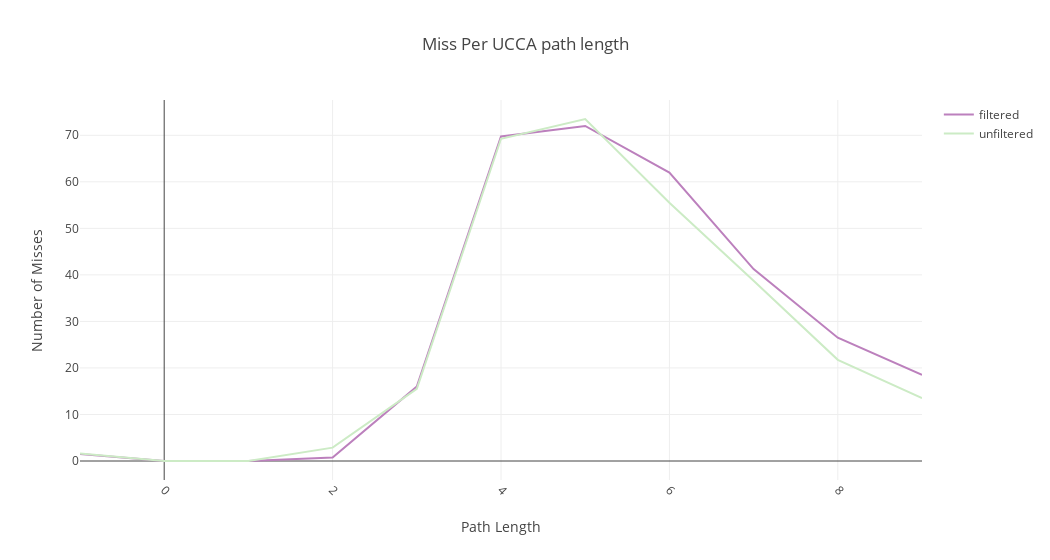

The code cell stored with this chart in its notebook:
### Code cell
scatter1 = go.Scatter(
    x=[length for length in range(-1,10)], 
    y=[avg_filtered_misses_by_ucca_length[length] if length in avg_filtered_misses_by_ucca_length else 0 for length in range(-1,10)],
    mode='lines',
    name='filtered',
    marker = dict(color='#BC80BD')
    
)

scatter2= go.Scatter(
    x=[length for length in range(-1,10)], 
    y=[avg_unfiltered_misses_by_ucca_length[length] if length in avg_filtered_misses_by_ucca_length else 0 for length in range(-1,10)],
    mode='lines',
    name='unfiltered',
    marker = dict(color='#CCEBC5')

)


layout = go.Layout(
    title='Miss Per UCCA path length',
    xaxis_title="Path Length",
    yaxis_title="Number of Misses",        
    barmode='overlay',
    width=1050,
    xaxis = go.layout.XAxis(
        tickangle = 45,
        automargin = True
    )
)

fig = go.Figure(data=[scatter1,scatter2], layout=layout)


fig.show()

### Figure 1 — Plotly figure (JSON) as saved in the notebook; plotly's stock layout.template omitted (floating-point values rounded to 4 significant figures)
{"data": [{"marker": {"color": "#BC80BD"}, "mode": "lines", "name": "filtered", "type": "scatter", "uid": "131b1d0d-ff60-4d57-8674-c71ed0592abe", "x": [-1, 0, 1, 2, 3, 4, 5, 6, 7, 8, 9], "y": [1.5, 0, 0, 0.75, 16, 69.75, 72, 62, 41.25, 26.5, 18.5]}, {"marker": {"color": "#CCEBC5"}, "mode": "lines", "name": "unfiltered", "type": "scatter", "uid": "d31bb842-7f5b-4371-bd8e-20009d512033", "x": [-1, 0, 1, 2, 3, 4, 5, 6, 7, 8, 9], "y": [1.625, 0, 0, 2.875, 15.5, 69.25, 73.5, 55.5, 38.75, 21.75, 13.5]}], "layout": {"barmode": "overlay", "title": {"text": "Miss Per UCCA path length"}, "width": 1050, "xaxis": {"automargin": true, "tickangle": 45, "title": {"text": "Path Length"}}, "yaxis": {"title": {"text": "Number of Misses"}}}}
